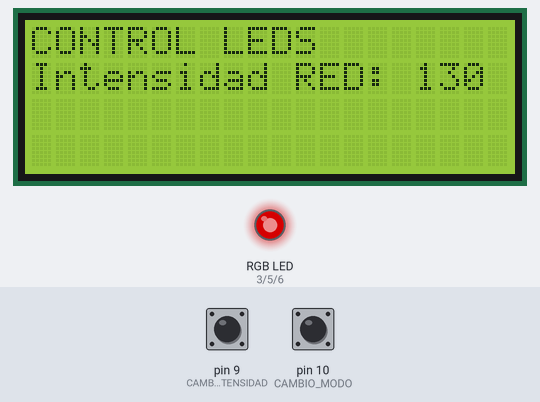
A sketch run on a simulated Arduino Uno, built with avr-gcc and run on an emulated ATmega328P. On the bench: 20×4 character LCD, an RGB LED mixed from three pins (HIGH = lit). Dashed ring = blinking. Inputs (shaded band) come from the test bench; at power-on: pin 10 (CAMBIO_MODO) HIGH, pin 9 (CAMBIO_INTENSIDAD) HIGH. Dim RGB values are drawn brighter than linear; what the sketch prints to the serial monitor is not drawn.

Above: at 1.2 s.
1.3 s: pin 10 (CAMBIO_MODO) pulled LOW for 0.15 s
At 2.5 s:
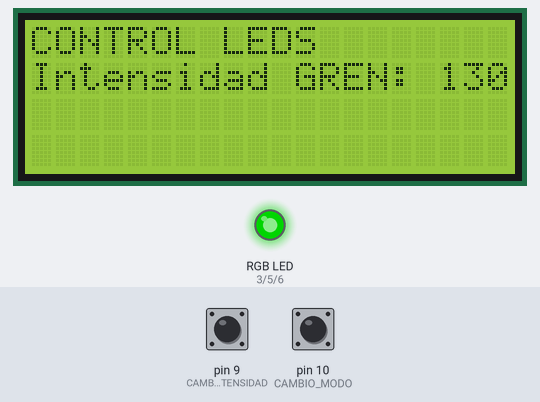
2.9 s: pin 10 (CAMBIO_MODO) pulled LOW for 1 s
At 3.9 s:
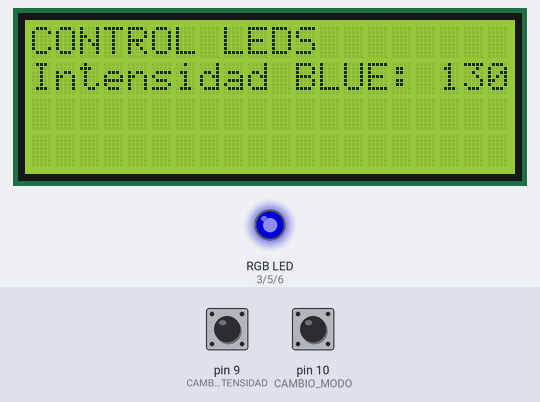
5.4 s: pin 10 (CAMBIO_MODO) pulled LOW for 0.15 s
At 5.59 s:
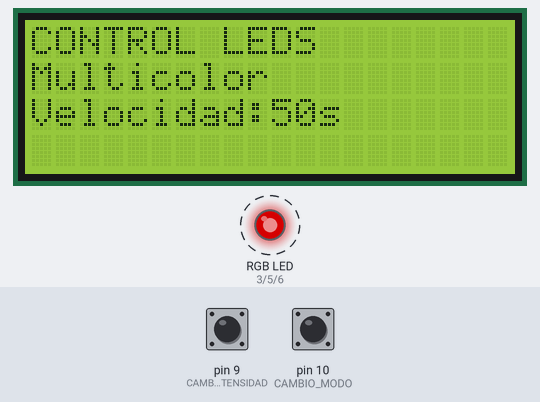
6.1 s: pin 10 (CAMBIO_MODO) pulled LOW for 3.2 s
At 7.4 s:
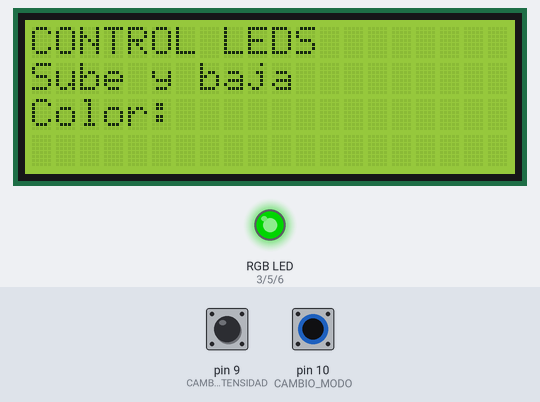
10.8 s: pin 9 (CAMBIO_INTENSIDAD) pulled LOW for 0.15 s
At 11.6 s:
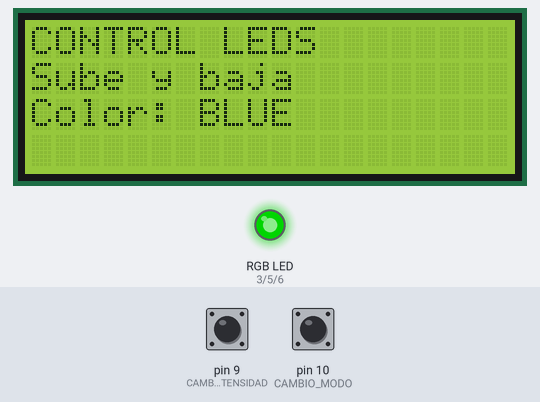
12.4 s: pin 9 (CAMBIO_INTENSIDAD) driven LOW and pin 10 (CAMBIO_MODO) driven LOW
At 13.5 s:
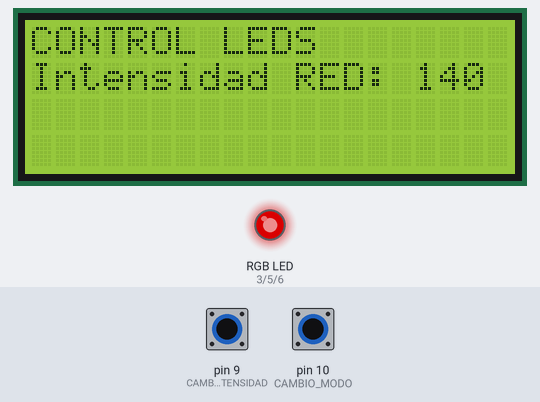
Timing chart, 0 to 14.9 s (numbered marks = the images above; inputs shaded):
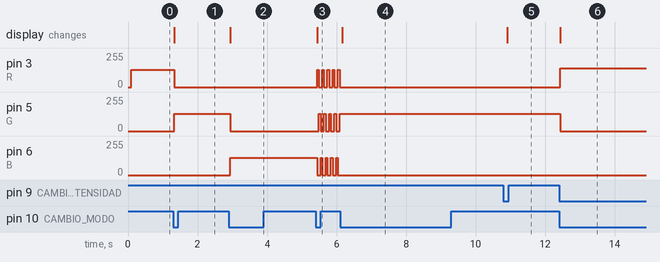

The sketch:

control_leds_1_2.ino
```cpp
#include <LiquidCrystal_I2C.h>
LiquidCrystal_I2C lcd(0x27, 20,4);

#define R 3
#define G 5
#define B 6
#define CAMBIO_MODO 10
#define CAMBIO_INTENSIDAD 9

bool modo[5]{1,0,0,0,0};
bool seleccion[3]{1,0,0};
bool nuevoModo;

bool pantallaR;
bool pantallaB;
bool pantallaG;
bool pantallaMulti;
bool pantallasb;

int intensidad_r = 130;
int intensidad_g = 130;
int intensidad_b = 130;
int velocidad = 50;

bool selred;
bool selgren;
bool selblue;

// Variables para antirrebote
bool estadoAnteriorModo = HIGH;
unsigned long ultimaLecturaModo = 0;
const unsigned long debounceTiempo = 50;

bool estadoAnteriorIntensidad = HIGH;
unsigned long ultimaLecturaIntensidad = 0;
bool presionadoIntensidad = false;

void setup(){
  pinMode(R, OUTPUT);
  pinMode(G, OUTPUT);
  pinMode(B, OUTPUT);
  pinMode(CAMBIO_MODO, INPUT_PULLUP);
  pinMode(CAMBIO_INTENSIDAD, INPUT_PULLUP);
  lcd.init();
  lcd.backlight();
  pantallaPrincipal();
  Serial.begin(9600);
}

void loop(){
  actualizarBotones();  // actualiza estados de los botones

  enviarColores();
  cambiarColores();
  cambiarIntensidad();
  cambiarPantalla();
 if(pantallasb)pantallaSB();
 if(modo[4] && presionadoIntensidad){
  Serial.print("Seleccion actual: ");
  if(seleccion[0]) Serial.println("RED");
  if(seleccion[1]) Serial.println("GREEN");
  if(seleccion[2]) Serial.println("BLUE");
}

  //char buffer[50];
  //sprintf(buffer, "LEDR = %d, LEDG = %d, LEDB = %d", intensidad_r, intensidad_g, intensidad_b);
  //Serial.println(buffer);
}

void pantallaPrincipal(){
  lcd.setCursor(0,0);
  lcd.print("CONTROL LEDS");
  lcd.setCursor(0,1);
  lcd.print("Intensidad RED: ");
  lcd.print(intensidad_r);
}

void enviarColores() {
  static unsigned long previousMillis = 0;
  static int estado = 0;
  unsigned long currentMillis = millis();

  if (modo[0]) {
    analogWrite(R, intensidad_r);
    analogWrite(G, 0);
    analogWrite(B, 0);
  }
  else if (modo[1]) {
    analogWrite(R, 0);
    analogWrite(G, intensidad_g);
    analogWrite(B, 0);
  }
  else if (modo[2]) {
    analogWrite(R, 0);
    analogWrite(G, 0);
    analogWrite(B, intensidad_b);
  }
  else if (modo[3]) {
    if (currentMillis - previousMillis >= velocidad) {
      previousMillis = currentMillis;
      analogWrite(R, 0);
      analogWrite(G, 0);
      analogWrite(B, 0);

      switch (estado) {
        case 0: analogWrite(R, intensidad_r); break;
        case 1: analogWrite(G, intensidad_g); break;
        case 2: analogWrite(B, intensidad_b); break;
      }
      estado = (estado + 1) % 3;
    }
  }
}

void cambiarColores(){
  if(nuevoModo && modo[4]== 1 ){
    modo[0] = 1; modo[1] = 0; modo[2] = 0; modo[3] = 0; modo[4] = 0;
    pantallaR = 1; nuevoModo = 0;
  }

  if(nuevoModo && modo[0]== 1 ){
    modo[0] = 0; modo[1] = 1; modo[2] = 0; modo[3] = 0; modo[4] = 0;
    pantallaG = 1; nuevoModo = 0;
  }

  if(nuevoModo && modo[1]== 1 ){
    modo[0] = 0; modo[1] = 0; modo[2] = 1; modo[3] = 0; modo[4] = 0;
    pantallaB = 1; nuevoModo = 0;
  }

  if(nuevoModo && modo[2]== 1 ){
    modo[0] = 0; modo[1] = 0; modo[2] = 0; modo[3] = 1; modo[4] = 0;
    pantallaMulti = 1; nuevoModo = 0;
  }

  if(nuevoModo && modo[3]== 1 ){
    modo[0] = 0; modo[1] = 0; modo[2] = 0; modo[3] = 0; modo[4] = 1;
    pantallaSB(); pantallasb = 1; nuevoModo = 0;
  }
}

void cambiarIntensidad(){
  if(modo[0] && presionadoIntensidad){
    intensidad_r += 10;
    pantallaR = 1;
  }

  if(modo[1] && presionadoIntensidad){
    intensidad_g += 10;
    pantallaG = 1;
  }

  if(modo[2] && presionadoIntensidad){
    intensidad_b += 10;
    pantallaB = 1;
  }

  if(modo[3] && presionadoIntensidad){
    velocidad += 50;
    pantallaMulti = 1;
  }

  if(seleccion[2]==1 && presionadoIntensidad){
    seleccion[0] = 1; seleccion[1] = 0; seleccion[2] = 0;
  }

  if(seleccion[0]==1 && presionadoIntensidad){
    seleccion[0] = 0; seleccion[1] = 1; seleccion[2] = 0;
  }

  if(seleccion[1]==1 && presionadoIntensidad){
    seleccion[0] = 0; seleccion[1] = 0; seleccion[2] = 1;
  }

  if(modo[4] && seleccion[2] && presionadoIntensidad){
    seleccion[0] = 1;
    seleccion[1] = 0;
    seleccion[2] = 0;
    selred = 1;
  }
    if(modo[4] && seleccion[0] && presionadoIntensidad){
    seleccion[0] = 0;
    seleccion[1] = 1;
    seleccion[2] = 0;
    selgren = 1;
  }
    if(modo[4] && seleccion[1] && presionadoIntensidad){
    seleccion[0] = 0;
    seleccion[1] = 0;
    seleccion[2] = 1;
    selblue = 1;
  }

  if(intensidad_r>250) intensidad_r = 0;
  if(intensidad_g>250) intensidad_g = 0;
  if(intensidad_b>250) intensidad_b = 0;
  if(velocidad>250) velocidad = 100;
}

void cambiarPantalla(){
  if(pantallaR){
    lcd.clear();
    lcd.setCursor(0,0);
    lcd.print("CONTROL LEDS");
    lcd.setCursor(0,1);
    lcd.print("Intensidad RED: ");
    lcd.print(intensidad_r);
    pantallaR = 0;
  }

  if(pantallaG){
    lcd.clear();
    lcd.setCursor(0,0);
    lcd.print("CONTROL LEDS");
    lcd.setCursor(0,1);
    lcd.print("Intensidad GREN: ");
    lcd.print(intensidad_g);
    pantallaG = 0;
  }

  if(pantallaB){
    lcd.clear();
    lcd.setCursor(0,0);
    lcd.print("CONTROL LEDS");
    lcd.setCursor(0,1);
    lcd.print("Intensidad BLUE: ");
    lcd.print(intensidad_b);
    pantallaB = 0;
  }

  if(pantallaMulti){
    lcd.clear();
    lcd.setCursor(0,0);
    lcd.print("CONTROL LEDS");
    lcd.setCursor(0,1);
    lcd.print("Multicolor");
    lcd.setCursor(0,2);
    lcd.print("Velocidad:" );
    lcd.print(velocidad);
    lcd.print("s");
    pantallaMulti = 0;
  }

    if(selred){
      lcd.clear();
      lcd.setCursor(0,0);
      lcd.print("CONTROL LEDS");
      lcd.setCursor(0,1);
      lcd.print("Sube y baja");
      lcd.setCursor(0,2);
      lcd.print("Color: RED ");
      selred = 0;
    }
    if(selgren){
      lcd.clear();
      lcd.setCursor(0,0);
      lcd.print("CONTROL LEDS");
      lcd.setCursor(0,1);
      lcd.print("Sube y baja");
      lcd.setCursor(0,2);
      lcd.print("Color: GREN ");
      selgren = 0;
    }

    if(selblue){
      lcd.clear();
      lcd.setCursor(0,0);
      lcd.print("CONTROL LEDS");
      lcd.setCursor(0,1);
      lcd.print("Sube y baja");
      lcd.setCursor(0,2);
      lcd.print("Color: BLUE ");
      selblue = 0;
    }

}

void pantallaSB(){
  lcd.clear();
  lcd.setCursor(0,0);
  lcd.print("CONTROL LEDS");
  lcd.setCursor(0,1);
  lcd.print("Sube y baja");
  lcd.setCursor(0,2);
  lcd.print("Color: ");


  pantallasb = 0;
}

// ✅ NUEVA función que gestiona el antirrebote para ambos botones
void actualizarBotones() {
  // CAMBIO_MODO
  bool lecturaModo = digitalRead(CAMBIO_MODO);
  if (lecturaModo != estadoAnteriorModo) {
    if (millis() - ultimaLecturaModo > debounceTiempo) {
      if (lecturaModo == LOW) {
        nuevoModo = true;
      }
      ultimaLecturaModo = millis();
    }
  }
  estadoAnteriorModo = lecturaModo;

  // CAMBIO_INTENSIDAD
  bool lecturaIntensidad = digitalRead(CAMBIO_INTENSIDAD);
  if (lecturaIntensidad != estadoAnteriorIntensidad) {
    if (millis() - ultimaLecturaIntensidad > debounceTiempo) {
      if (lecturaIntensidad == LOW) {
        presionadoIntensidad = true;
      }
      ultimaLecturaIntensidad = millis();
    }
  }
  else {
    presionadoIntensidad = false;  // solo se activa una vez por pulsación
  }
  estadoAnteriorIntensidad = lecturaIntensidad;
}
```

Measured:
- after the input at 1.3 s, pin 3 (R): 130/255 → 0/255 at once; pin 5 (G): 0/255 → 130/255 at once; the display: changes at once (image 1)
- after the input at 2.9 s, pin 5 (G): 130/255 → 0/255 at once; pin 6 (B): 0/255 → 130/255 at once; the display: changes at once (image 2)
- after the input at 5.4 s, pin 3 (R), pin 6 (B): alternates 130/255 for 0.05 s and 0/255 for 0.10 s, starting at once; pin 5 (G): alternates 130/255 for 0.05 s and 0/255 for 0.10 s, starting after 0.09 s; the display: changes at once (image 3)
- after the input at 6.1 s, pin 3 (R), pin 6 (B): stops changing and stays 0/255; pin 5 (G): stops changing and stays 130/255; the display: changes after 0.06 s (image 4)
- after the input at 10.8 s, the display: changes after 0.11 s (image 5)
- after the input at 12.4 s, pin 3 (R): 0/255 → 140/255 at once; pin 5 (G): 130/255 → 0/255 at once; the display: changes at once (image 6)
